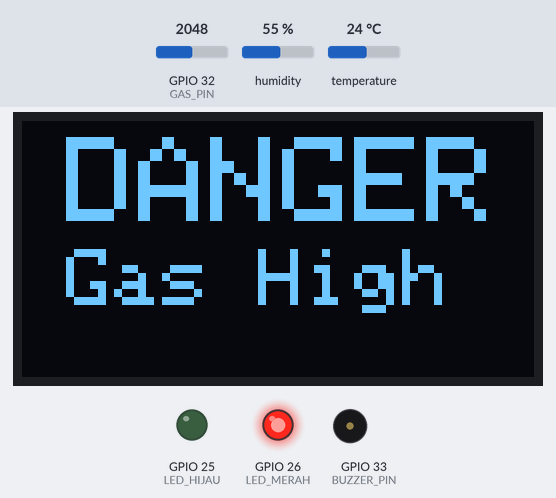
The sketch below on a simulated ESP32. Shown: 128×64 one-colour display, output pins drawn as LEDs (lit = HIGH), buzzer (waves = sounding). Inputs (shaded band) come from the test bench; at power-on: GPIO 32 (GAS_PIN) = 2048, temperature 24 °C, humidity 55 %. WiFi joins after 1.5 s; servers stay silent unless stated; web services answer with replies made up by the test bench; what the sketch prints to the serial monitor is not drawn.

Above: at 5.2 s.
5.3 s: GPIO 32 (GAS_PIN) set to 847
11.7 s: GPIO 32 (GAS_PIN) set to 742
At 15.3 s:
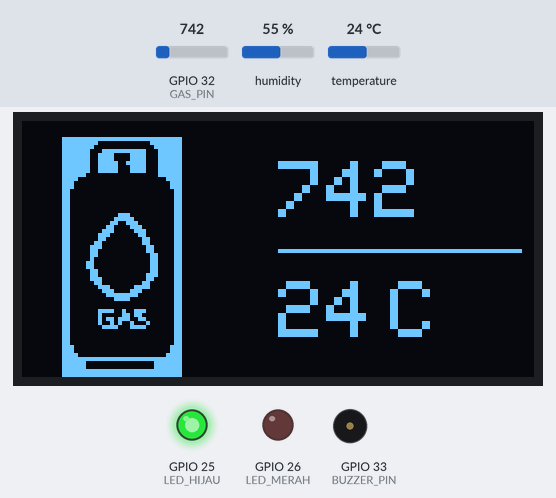
18.1 s: temperature set to 33 °C
At 20.8 s:
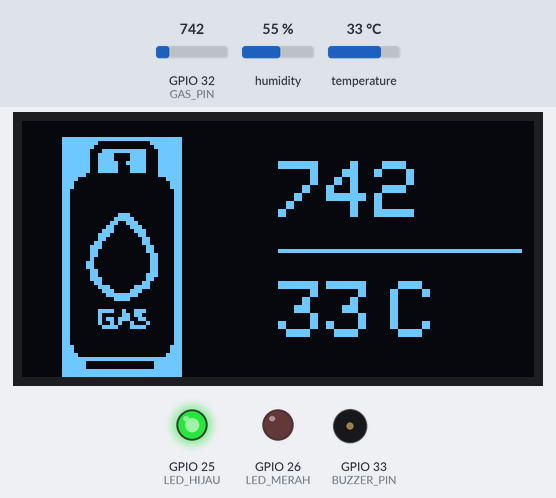
23.1 s: temperature set to 36 °C
At 26.4 s:
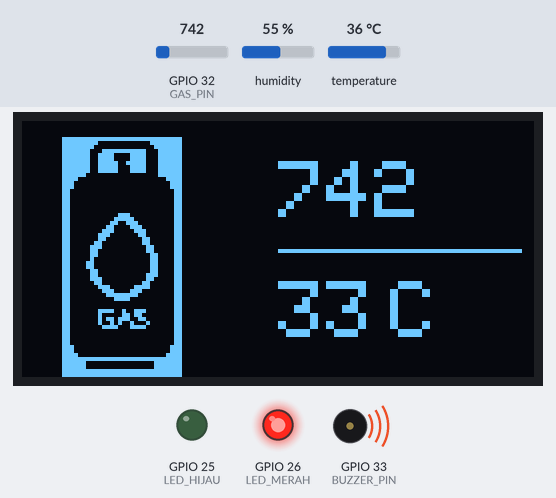
27.5 s: GPIO 32 (GAS_PIN) set to 840
At 31.9 s:
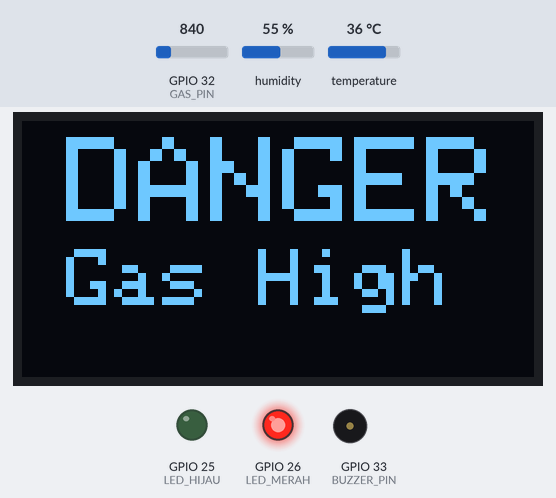
Timing chart, 0 to 34.9 s (numbered marks = the images above; inputs shaded):
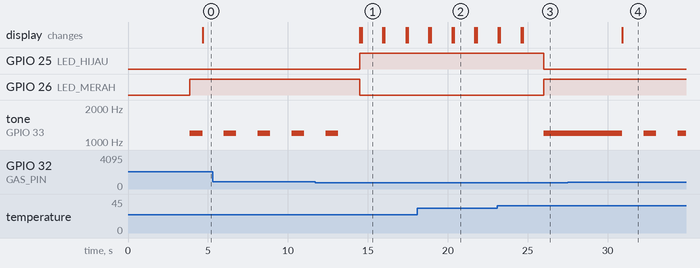

Measured:
- the behaviour switches between 801 and 800 on GPIO 32 (GAS_PIN) (found by bisection; images 0 and 1)
- the behaviour switches between 34 and 35 °C on temperature (found by bisection; images 2 and 3)
- after the input at 11.7 s, GPIO 25 (LED_HIJAU): LOW → HIGH after 2.8 s; GPIO 26 (LED_MERAH): HIGH → LOW after 2.8 s; tone on GPIO 33 (BUZZER_PIN): goes on until 13.2 s, then stays silent; the display: first changes after 2.8 s (image 1 shows a later state)
- after the input at 18.1 s, the display: first differs from a run without the input after 2.3 s (image 2)
- after the input at 23.1 s, GPIO 25 (LED_HIJAU): HIGH → LOW after 2.9 s; GPIO 26 (LED_MERAH): LOW → HIGH after 2.9 s; tone on GPIO 33 (BUZZER_PIN): silent → 1200 Hz after 2.9 s
- after the input at 27.5 s, tone on GPIO 33 (BUZZER_PIN): alternates 1200 Hz for 0.80 s and silent for 1.3 s, starting after 3.4 s; the display: changes after 3.4 s (image 4)
- by itself, tone on GPIO 33 (BUZZER_PIN): alternates 1200 Hz for 0.80 s and silent for 1.3 s

The sketch:

PA_Deteksi_Kebakaran.ino
```cpp
// Blynk Authentication
#define BLYNK_TEMPLATE_ID "TMPL6EwKOEBnr"
#define BLYNK_TEMPLATE_NAME "Test Asap"
#define BLYNK_AUTH_TOKEN "Izfya3DGmK9jjWjJhFk8wjXwpOuAENGY"

#include <WiFi.h>
#include <WifiClient.h>
#include <BlynkSimpleEsp32.h>
#include <HTTPClient.h>
#include <SPI.h>
#include <Wire.h>
#include "DHT.h"
#include <Adafruit_GFX.h>
#include <Adafruit_SSD1306.h>

#define SCREEN_WIDTH 128
#define SCREEN_HEIGHT 64
#define OLED_RESET -1
Adafruit_SSD1306 display(SCREEN_WIDTH, SCREEN_HEIGHT, &Wire, OLED_RESET);


#define BLYNK_PRINT Serial

// Konfigurasi Wi-Fi
const char* ssid = "TP-Link_8B92";
const char* password = "92015678";

BlynkTimer timer;

String url;

WiFiClient client;

// Pin ESP32

#define BUZZER_PIN 33
#define GAS_PIN 32
#define LED_MERAH 26
#define LED_HIJAU 25
#define DHT11PIN 4

DHT dht(DHT11PIN, DHT11);

// Nilai ambang batas deteksi gas
int gasThreshold = 0;

char _buffer[8];

const unsigned char epd_bitmap_Untitled [] PROGMEM = {
  0xff, 0xff, 0xff, 0xfc, 0xff, 0x80, 0x03, 0xfc, 0xff, 0x00, 0x01, 0xfc, 0xfe, 0x3f, 0xf8, 0xfc,
  0xfe, 0x78, 0x78, 0xfc, 0xfe, 0x78, 0x78, 0xfc, 0xfe, 0x7c, 0xf8, 0xfc, 0xfe, 0x7c, 0x78, 0xfc,
  0xfe, 0x7c, 0x78, 0xfc, 0xfc, 0x00, 0x00, 0xfc, 0xf0, 0x00, 0x00, 0x3c, 0xe0, 0x00, 0x00, 0x1c,
  0xe0, 0x00, 0x00, 0x1c, 0xc0, 0x00, 0x00, 0x0c, 0xc0, 0x00, 0x00, 0x0c, 0xc0, 0x00, 0x00, 0x0c,
  0xc0, 0x00, 0x00, 0x0c, 0xc0, 0x00, 0x00, 0x0c, 0xc0, 0x00, 0x00, 0x0c, 0xc0, 0x03, 0x80, 0x0c,
  0xc0, 0x07, 0xc0, 0x0c, 0xc0, 0x0c, 0xe0, 0x0c, 0xc0, 0x18, 0x70, 0x0c, 0xc0, 0x38, 0x38, 0x0c,
  0xc0, 0x70, 0x18, 0x0c, 0xc0, 0x60, 0x0c, 0x0c, 0xc0, 0xc0, 0x0c, 0x0c, 0xc1, 0xc0, 0x06, 0x0c,
  0xc1, 0x80, 0x06, 0x0c, 0xc1, 0x80, 0x03, 0x0c, 0xc1, 0x00, 0x03, 0x0c, 0xc3, 0x00, 0x03, 0x0c,
  0xc3, 0x00, 0x03, 0x0c, 0xc1, 0x80, 0x03, 0x0c, 0xc1, 0x80, 0x07, 0x0c, 0xc1, 0xc0, 0x06, 0x0c,
  0xc0, 0xc0, 0x0c, 0x0c, 0xc0, 0x70, 0x3c, 0x0c, 0xc0, 0x38, 0x70, 0x0c, 0xc0, 0x1f, 0xe0, 0x0c,
  0xc0, 0x07, 0x80, 0x0c, 0xc0, 0x00, 0x00, 0x0c, 0xc0, 0x00, 0x00, 0x0c, 0xc0, 0x79, 0x38, 0x0c,
  0xc0, 0x41, 0xb0, 0x0c, 0xc0, 0x5b, 0x98, 0x0c, 0xc0, 0x4a, 0x44, 0x0c, 0xc0, 0x3c, 0x78, 0x0c,
  0xc0, 0x00, 0x00, 0x0c, 0xc0, 0x00, 0x00, 0x0c, 0xc0, 0x00, 0x00, 0x0c, 0xc0, 0x00, 0x00, 0x0c,
  0xe0, 0x00, 0x00, 0x1c, 0xe0, 0x00, 0x00, 0x1c, 0xf0, 0x00, 0x00, 0x3c, 0xff, 0xff, 0xff, 0xfc,
  0xfc, 0x00, 0x01, 0xfc, 0xfc, 0x00, 0x01, 0xfc, 0xff, 0xff, 0xff, 0xfc, 0xff, 0xff, 0xff, 0xfc

};

const int epd_bitmap_allArray_LEN = 1 ;
const unsigned char* epd_bitmap_allArray[1] = {
  epd_bitmap_Untitled
};

uint8_t buffer[SCREEN_WIDTH * SCREEN_HEIGHT / 8];

void setup() {
  Serial.begin(9600);

  display.begin(SSD1306_SWITCHCAPVCC, 0x3C);
  display.clearDisplay();

  dht.begin();

  pinMode(GAS_PIN, INPUT);

  pinMode(BUZZER_PIN, OUTPUT);
  digitalWrite(BUZZER_PIN, LOW);

  pinMode(LED_MERAH, OUTPUT);
  digitalWrite(LED_MERAH, LOW);

  pinMode(LED_HIJAU, OUTPUT);
  digitalWrite(LED_HIJAU, LOW);

  // Mulai koneksi Wi-Fi
  Serial.println();
  Serial.println();
  Serial.println("Connecting To ");
  Serial.println(ssid);

  WiFi.begin(ssid, password);
  while (WiFi.status() != WL_CONNECTED) {
    delay(500);
    Serial.print(".");
  }

  Serial.println("");
  Serial.println("WiFi Connected");
  Serial.println("IP Address : ");
  Serial.println(WiFi.localIP());

  // Mulai koneksi ke Blynk
  Blynk.begin(BLYNK_AUTH_TOKEN, ssid, password);
  timer.setInterval(1000L, getSendData);
}


void loop() {

  Blynk.run();
  timer.run();
}
void getSendData(){

  gasThreshold = analogRead(GAS_PIN);
  Blynk.virtualWrite(V0, gasThreshold);
  Serial.print("Nilai Gas :");
  Serial.print(gasThreshold);
  Serial.print("\t");

  int humi = dht.readHumidity();
  int temp = dht.readTemperature();
  Blynk.virtualWrite(V2, temp);
  Serial.print("Temperature: ");
  Serial.print(temp);
  Serial.print("ºC ");
  Serial.print("Humidity: ");
  Serial.println(humi);
  delay(1000);

display.clearDisplay();

  if (gasThreshold > 800) {
    Serial.println("Gas Terdeteksi"); // Nyalakan buzzer
    tone(BUZZER_PIN, 1200, 800);
    digitalWrite(LED_MERAH, HIGH);
    digitalWrite(LED_HIJAU, LOW);
    delay(500);
    kirimwa("Bahaya!!! Telah ditemukan gas di tempat anda. \n Nilai Gas : " + String(gasThreshold) + "\n     Segera Evakuasi dari tempat tersebut.");
    display.setTextSize(3);
    display.setTextColor(WHITE);
    display.setCursor(11,4);
    display.println("DANGER");

    display.setTextSize(2);
    display.setTextColor(WHITE);
    display.setCursor(11,32);
    display.println("Gas High");

    display.display();

  } else if (temp >= 35){
    Serial.println("Suhu Tinggi");
    tone(BUZZER_PIN, 1200);
    digitalWrite(LED_MERAH, HIGH);
    digitalWrite(LED_HIJAU, LOW);
    delay(500);
    kirimwa("Peringatan!!! Suhu di tempat anda mencapai " + String(temp) + " °C. Segera Ambil Tindakan.");

  }else {
    Serial.println("Gas Tidak Terdeteksi / Suhu Normal");
    noTone(BUZZER_PIN); // Matikan buzzer
    digitalWrite(LED_MERAH, LOW);
    digitalWrite(LED_HIJAU, HIGH);


  display.fillRect(64, 10, 62, 20, BLACK);
  display.display();
  display.setTextSize(2);
  display.setTextColor(WHITE);
  display.setCursor(64,10);
  display.print(gasThreshold);
  display.display();

  display.drawBitmap(10,4, epd_bitmap_Untitled,30,60,1);
  display.display();

  display.drawLine(64,32,124,32, WHITE);
  display.display();

  display.setTextSize(2);
  display.setTextColor(WHITE);
  display.setCursor(64,40);
  display.print(temp);
  display.setCursor(80,40);
  display.print(" C");
  display.display();

  }

  delay(300); // Delay antara pembacaan sensor

}


void kirimwa(String pesan){

  url = "http://api.callmebot.com/whatsapp.php?phone=6281944315336&text="+urlencode(pesan)+"&apikey=8116944";
  postData();
}

void postData(){
  int httpCode;
  HTTPClient http;
  http.begin(client, url);
  httpCode = http.POST(url);
  if(httpCode==200){
    Serial.println("Notifikasi WhatsApp Berhasil Terkirim");
  }
  else{
    Serial.println("Notifikasi WhatsApp Gagal Terkirim");
  }
  http.end();
}


String urlencode(String str){

  String encodedString="";
  char c;
  char code0, code1, code2;
  for(int i=0; i<str.length(); i++){
    c = str.charAt(i);
    if(c == ' '){
      encodedString += '+';
    }
    else if(isalnum(c)){
      encodedString += c;
    }
    else{
      code1 = (c & 0xf) + '0';
      if((c & 0xf) > 9) {
        code1 = (c & 0xf) - 10 + 'A';
      }
      c = (c>>4)&0xf;
      code0 = c+'0';
      if(c > 9){
        code0 = c -10 + 'A';
      }
      code2 = '\0';
      encodedString += '%';
      encodedString += code0;
      encodedString += code1;
    }
    yield();

  }
  Serial.println(encodedString);
  return encodedString;
}
```
